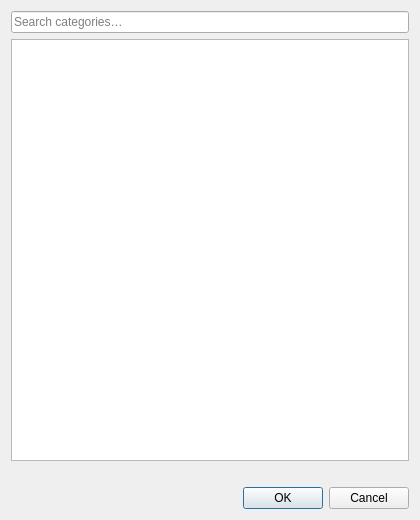
<?xml version="1.0" encoding="UTF-8"?>
<ui version="4.0">
 <class>PartTypePickerDialog</class>
 <widget class="QDialog" name="PartTypePickerDialog">
  <property name="geometry">
   <rect>
    <x>0</x>
    <y>0</y>
    <width>420</width>
    <height>520</height>
   </rect>
  </property>
  <property name="windowTitle">
   <string>Choose a category</string>
  </property>
  <layout class="QVBoxLayout" name="mainLayout">
   <item>
    <widget class="QLineEdit" name="filterEdit">
     <property name="placeholderText">
      <string>Search categories…</string>
     </property>
     <property name="toolTip">
      <string>Narrows the tree as you type. A category whose child matches stays visible, so the child can still be reached.</string>
     </property>
     <property name="clearButtonEnabled" stdset="0">
      <bool>true</bool>
     </property>
    </widget>
   </item>
   <item>
    <widget class="QTreeWidget" name="typeTree">
     <property name="rootIsDecorated">
      <bool>true</bool>
     </property>
     <property name="uniformRowHeights">
      <bool>true</bool>
     </property>
     <property name="editTriggers">
      <set>QAbstractItemView::NoEditTriggers</set>
     </property>
     <property name="selectionMode">
      <enum>QAbstractItemView::SingleSelection</enum>
     </property>
     <attribute name="headerVisible">
      <bool>false</bool>
     </attribute>
     <column>
      <property name="text">
       <string notr="true">Category</string>
      </property>
     </column>
    </widget>
   </item>
   <item>
    <widget class="QLabel" name="emptyLabel">
     <property name="text">
      <string notr="true"/>
     </property>
     <property name="wordWrap">
      <bool>true</bool>
     </property>
    </widget>
   </item>
   <item>
    <widget class="QDialogButtonBox" name="buttonBox">
     <property name="orientation">
      <enum>Qt::Horizontal</enum>
     </property>
     <property name="standardButtons">
      <set>QDialogButtonBox::Cancel|QDialogButtonBox::Ok</set>
     </property>
    </widget>
   </item>
  </layout>
 </widget>
 <resources/>
 <connections/>
</ui>
